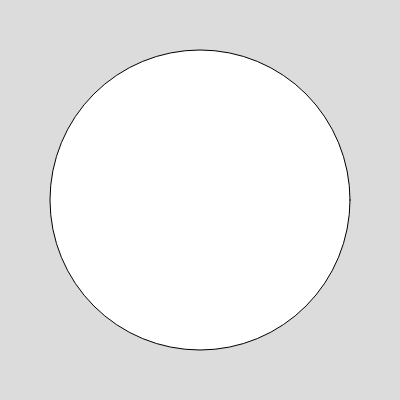
Frame 1 (no input)
Frame 60 (no input): identical to frame 1, image omitted
Frame 120 (the mouse pressed at the canvas centre since frame 60): identical to frame 1, image omitted

The p5.js sketch that drew this single still picture (run headless with seeded random() and noise() and a simulated clock; from frame 60 on, the mouse is pressed at the canvas centre):

// p5.js sketch
// ── sketch.js
function setup() {
  createCanvas(400, 400)

  const x = 3;

  {
    const x = 11;
  }

  console.log(x);

  // Where is y?
  y = 45;
  console.log(window.y);
}

function draw() {
  background(220)
  circle(width / 2, height / 2, 300)

  console.log("HELLO")
}
